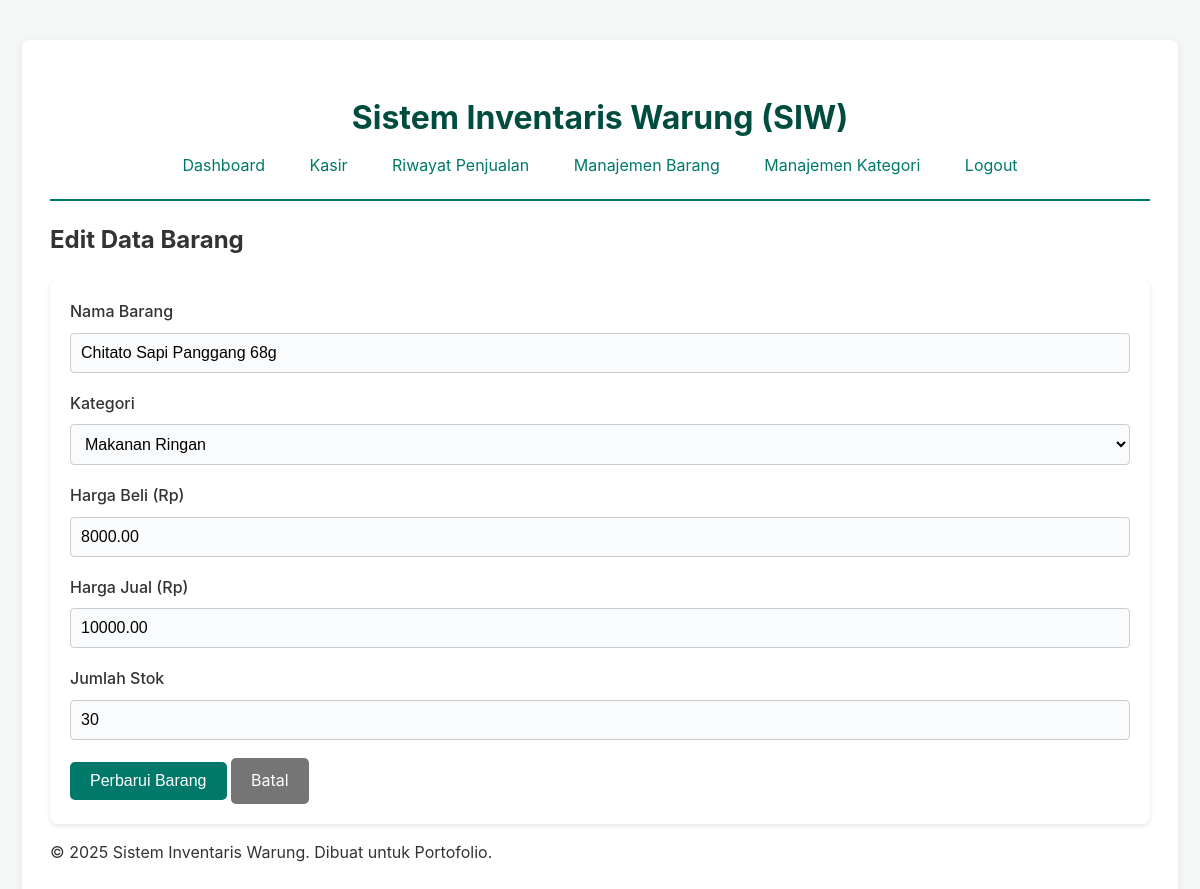
The app's page /public/edit_barang.php?id=3 (signed in) with its own data.
### tables this page shows
CREATE TABLE tabel_barang (
    id_barang INT AUTO_INCREMENT PRIMARY KEY,
    nama_barang VARCHAR(255) NOT NULL,
    id_kategori INT NOT NULL,
    harga_beli DECIMAL(10, 2) NOT NULL,
    harga_jual DECIMAL(10, 2) NOT NULL,
    stok INT NOT NULL,
    is_deleted TINYINT(1) NOT NULL DEFAULT 0,
    FOREIGN KEY (id_kategori) REFERENCES tabel_kategori(id_kategori) ON DELETE RESTRICT ON UPDATE CASCADE
);

### public/edit_barang.php (the view, shortened to what this page needs)
<?php
require_once '../config/database.php';
require_once 'templates/header.php';
$barang = null;
$kategori_list = [];
$id_barang = null;
if (isset($_GET['id']) && is_numeric($_GET['id'])) {
    $id_barang = $_GET['id'];
    try {
        $stmt = $pdo->prepare("SELECT * FROM tabel_barang WHERE id_barang =? AND is_deleted = 0");
        $stmt->execute([$id_barang]);
        $barang = $stmt->fetch(PDO::FETCH_ASSOC);
        $kategori_stmt = $pdo->query("SELECT * FROM tabel_kategori ORDER BY nama_kategori");
        $kategori_list = $kategori_stmt->fetchAll(PDO::FETCH_ASSOC);
    } catch (PDOException $e) {
        echo "<div class='alert alert-error'>Gagal mengambil data: ". $e->getMessage(). "</div>";
        $id_barang = null;
    }
} else {
    echo "<div class='alert alert-error'>ID barang tidak valid.</div>";
}
if ($barang && $id_barang):
?>
<h2>Edit Data Barang</h2>
<form action="barang_handler.php" method="post">
    <div class="form-group">
        <label for="nama_barang">Nama Barang</label>
        <input type="text" id="nama_barang" name="nama_barang" value="<?php echo htmlspecialchars($barang['nama_barang']);?>" required>
    </div>
    <div class="form-group">
        <label for="id_kategori">Kategori</label>
        <select id="id_kategori" name="id_kategori" required>
            <?php foreach ($kategori_list as $kategori):?>
                <?php
                $selected = ($kategori['id_kategori'] == $barang['id_kategori'])? 'selected' : '';
               ?>
                <option value="<?php echo $kategori['id_kategori'];?>" <?php echo $selected;?>>
                    <?php echo htmlspecialchars($kategori['nama_kategori']);?>
                </option>
            <?php endforeach;?>
        </select>
    </div>
    <div class="form-group">
        <label for="harga_beli">Harga Beli (Rp)</label>
        <input type="number" id="harga_beli" name="harga_beli" step="0.01" value="<?php echo $barang['harga_beli'];?>" required>
    </div>
    <div class="form-group">
        <label for="harga_jual">Harga Jual (Rp)</label>
        <input type="number" id="harga_jual" name="harga_jual" step="0.01" value="<?php echo $barang['harga_jual'];?>" required>
    </div>
    <div class="form-group">
        <label for="stok">Jumlah Stok</label>
        <input type="number" id="stok" name="stok" value="<?php echo $barang['stok'];?>" required>
    </div>
    <button type="submit" name="update_barang" class="btn">Perbarui Barang</button>
    <a href="daftar_barang.php" class="btn btn-secondary">Batal</a>
</form>
<?php
endif;
require_once 'templates/footer.php';
?>

### public/style.css (style rules this page uses)
body { font-family: -apple-system, BlinkMacSystemFont, "Segoe UI", Roboto, Helvetica, Arial, sans-serif; line-height: 1.6; background-color: #f4f7f6; color: #333; margin: 0; }
form { background-color: #fff; padding: 20px; border-radius: 8px; box-shadow: 0 2px 4px rgba(0,0,0,0.1); }
.form-group { margin-bottom: 18px; }
.form-group label { display: block; margin-bottom: 6px; font-weight: 500; }
.form-group input[type="text"], .form-group input[type="number"], .form-group input[type="password"], .form-group select { width: 100%; padding: 10px; border: 1px solid #ccc; border-radius: 4px; box-sizing: border-box; font-size: 1rem; background: #fafbfc; margin-top: 2px; }
.btn, button { display: inline-block; background-color: #00796b; color: #fff; padding: 10px 20px; border: none; border-radius: 5px; cursor: pointer; text-decoration: none; font-size: 1rem; transition: background 0.2s; }
.btn-secondary { background-color: #757575; color: #fff; }

### records on screen
tabel_barang: nama_barang "Chitato Sapi Panggang 68g", harga_beli "8000.00", harga_jual "10000.00", stok "30"

### other values on screen
form field id_kategori "Makanan Ringan"
